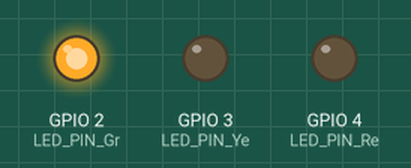
This program was run on a simulated Raspberry Pi (BCM pin numbers). On the bench: output pins drawn as LEDs (lit = HIGH).

Above: at 0.5 s.
At 1.5 s:
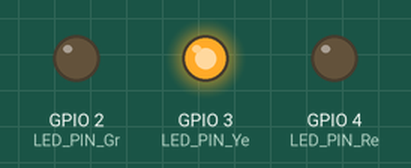
At 5.5 s:
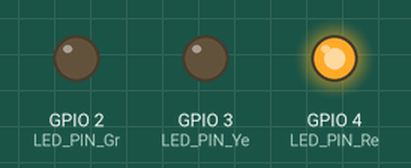
Timing chart, 0 to 6.9 s (numbered marks = the images above):
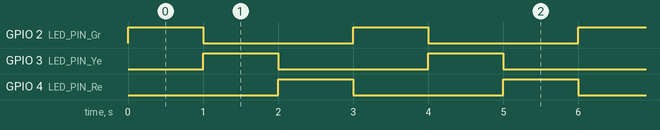

Measured:
- by itself, GPIO 2 (LED_PIN_Gr), GPIO 3 (LED_PIN_Ye), GPIO 4 (LED_PIN_Re): alternates HIGH for 1.0 s and LOW for 2.0 s
- by itself, everything shown: repeats every 3.0 s, in 3 steps

The program:

Led.py
```python
import RPi.GPIO as GPIO
import time

LED_PIN_Gr = 2
LED_PIN_Ye = 3
LED_PIN_Re = 4

GPIO.setmode(GPIO.BCM)
GPIO.setup(LED_PIN_Gr, GPIO.OUT)
GPIO.setup(LED_PIN_Ye, GPIO.OUT)
GPIO.setup(LED_PIN_Re, GPIO.OUT)

while True:
    GPIO.output(LED_PIN_Gr, GPIO.HIGH)
    GPIO.output(LED_PIN_Ye, GPIO.LOW)
    GPIO.output(LED_PIN_Re, GPIO.LOW)
    time.sleep(1)

    GPIO.output(LED_PIN_Ye, GPIO.HIGH)
    GPIO.output(LED_PIN_Gr, GPIO.LOW)
    GPIO.output(LED_PIN_Re, GPIO.LOW)
    time.sleep(1)

    GPIO.output(LED_PIN_Re, GPIO.HIGH)
    GPIO.output(LED_PIN_Gr, GPIO.LOW)
    GPIO.output(LED_PIN_Ye, GPIO.LOW)
    time.sleep(1)

GPIO.cleanup()
```
